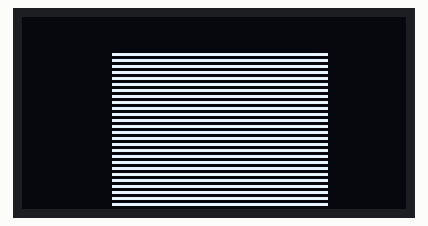
Recording of a program running on a simulated ESP32 board running MicroPython. On the bench: 128×64 one-colour display. Random numbers come from a fixed seed.

Above: at 0.7 s.
At 1.4 s:
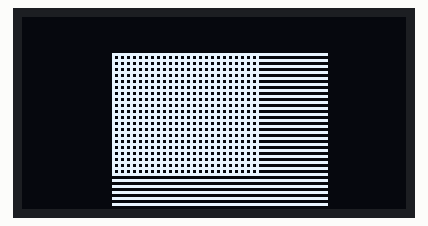
At 2.0 s:
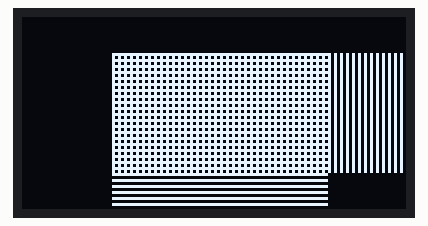

The program:

ESP32C3-OLED-72x40.py
```python
# (licence header left out)
from machine import Pin, I2C
from time import sleep
from sh1106 import SH1106_I2C # Install SH1106 driver.
from random import randint

i2c_display = I2C(0, sda=Pin(5), scl=Pin(6), freq=400000)
display = SH1106_I2C(128, 64, i2c_display)
display.contrast(255)

# SSD1306 controller has 132x64 pixel buffer
BufferWidth, BufferHeight = 132, 64
ScreenWidth, ScreenHeight = 72, 40
xOffset, yOffset = (BufferWidth - ScreenWidth) // 2, (BufferHeight - ScreenHeight) // 2

for r in range(display.height // 2):
    display.hline(xOffset, yOffset + r * 2, ScreenWidth, 1)
    display.show()
for c in range(display.width // 2):
    display.vline(xOffset + c * 2, yOffset, ScreenHeight, 1)
    display.show()

while True:
    x, y = randint(0, ScreenWidth - 1), randint(0, ScreenHeight - 1)
    dx, dy = randint(-3, 3), randint(-3, 3)

    display.invert(0)
    display.fill(0)

    for _ in range(200):
        display.fill(0)
        display.ellipse(xOffset + x, yOffset + y, 3, 3, 1)
        display.show()
        x += dx
        if x < 0 or x >= ScreenWidth:
            dx = -dx
        y += dy
        if y < 0 or y >= ScreenHeight:
            dy = -dy

    for i in range(6):
        display.invert(i % 2)
        display.show()
        sleep(0.2)
```

Measured:
- what the display in image 1 shows lasts 0.5 s, from 1.4 s to 1.9 s
- what the display in image 2 shows lasts 0.7 s, from 1.9 s to 2.6 s
